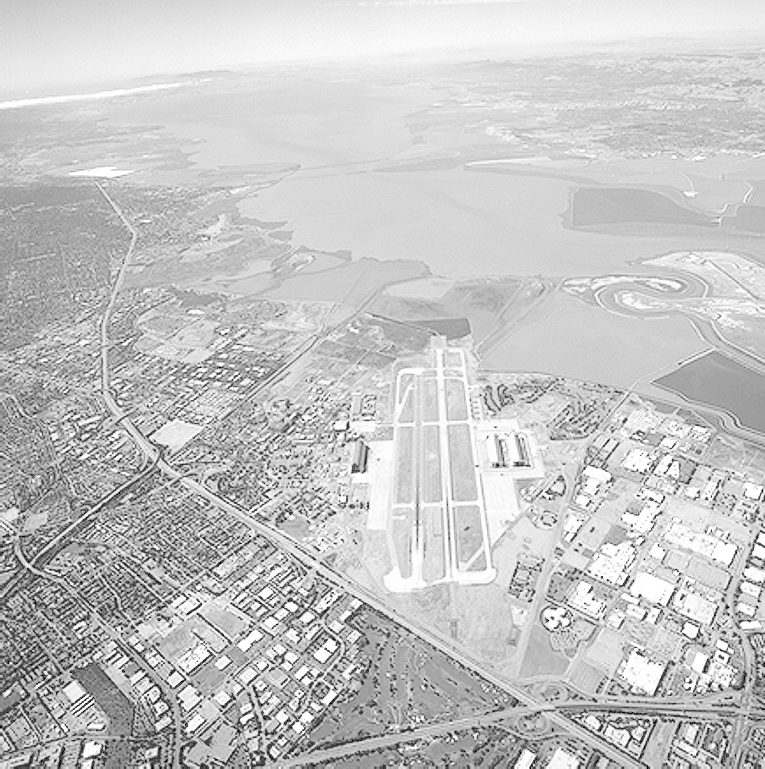
#> input picture Learning/Professional Courses/ImageProcessing/Tests/Test4/DIP实验4/light.tif, 765 x 769 px
$ python test4_gamma.py
#> lines starting #> are read from the running program, lines starting #| are printed output that depends on the picture
#> in produce_light, light is the input picture: shape (769, 765, 3); min 0, max 255, mean 197.1
import cv2 as cv
import numpy as np
from numpy import double
from skimage import exposure
import time

# def to_grey(img):
#     return cv.cvtColor(img, cv.COLOR_RGB2GRAY)
# def to_color(img):
#     return cv.cvtColor(img, cv.COLOR_GRAY2RGB)

# 第一部分：自己实现
# 方法一：建立查找表，替换
# 建立自己的查找表
def build_table(table, gamma):
#> called with table = array of shape (1, 256), gamma = 2
    for i in range(255):
        temp = double(i) / 255
        temp = pow(temp, gamma)
        table[0, i] = temp * 255
    return


def produce_img_gamma(gamma, img):
    chart = np.zeros((1, 256))  # 利用numpy一个256个元素的数组
    build_table(chart, gamma)  # 构造gamma查找表
    # img = to_grey(img)
    rows, cols, counts = img.shape
#> rows = 769; cols = 765; counts = 3
    for i in range(rows):
        for j in range(cols):
            for k in range(counts):
                img[i, j, k] = chart[0, img[i, j, k]]
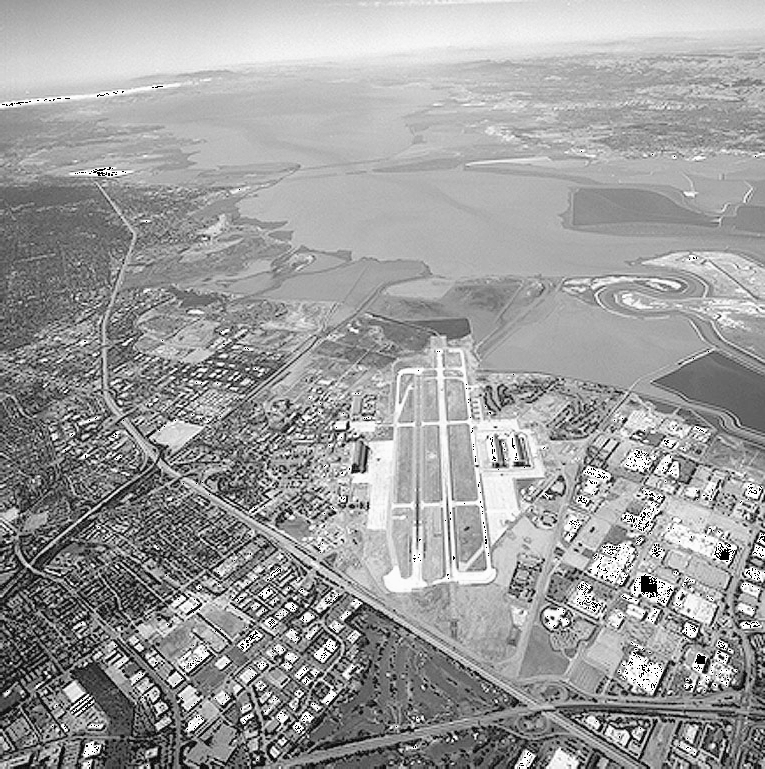
#> img: shape (769, 765, 3); min 0, max 253, mean 157.4
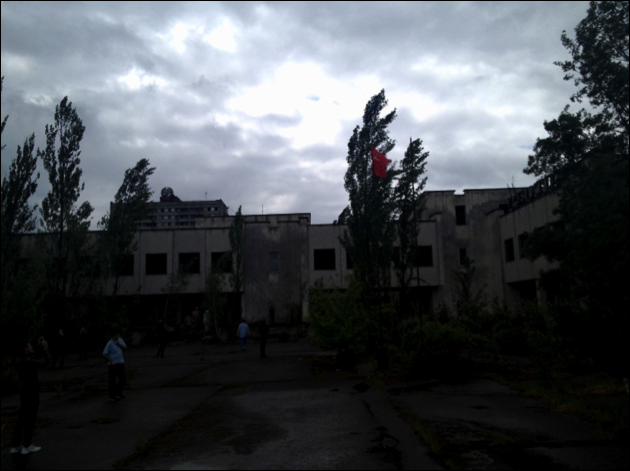
#> input picture Learning/Professional Courses/ImageProcessing/Tests/Test4/DIP实验4/dark.png, 630 x 471 px
    return img


def produce_light():
    light = cv.imread('light.tif')
    img = produce_img_gamma(2, light)
    # cv.namedWindow('gamma_table', cv.WINDOW_NORMAL)
    # cv.imshow('gamma_table', img)
    # cv.waitKey()
    cv.imwrite("gamma_table_light.jpg", img)


# 方法二：直接替换
def gamma_direct(gamma, img):
#> called with gamma = 0.5
    direct = img.copy()
    direct /= 255.
    direct = pow(direct, gamma)
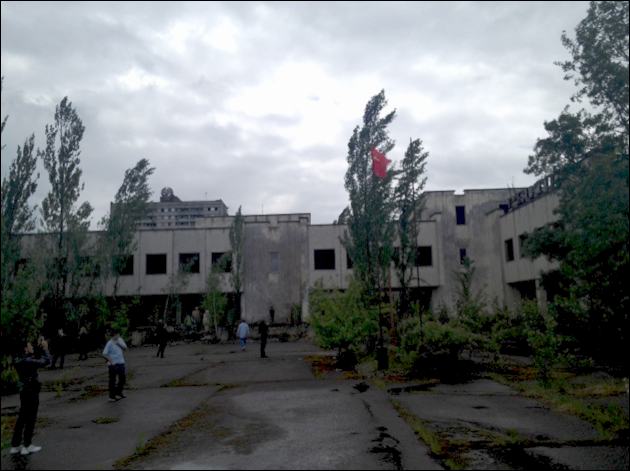
#> direct: shape (471, 630, 3) float64; mean B, G, R 0.441, 0.437, 0.419
    direct *= 255
    direct = direct.astype(np.uint8)
    return direct


def produce_dark():
    img = cv.imread("dark.png").astype(np.float64)
    result = gamma_direct(0.5, img)
    # cv.imshow("gamma_direct", result)
    # cv.waitKey(0)
    cv.imwrite("gamma_direct_dark.jpg", result)


def gamma_sk_light():
    img = cv.imread('light.tif')
    result = exposure.adjust_gamma(img, 2)
    # cv.imshow("gamma_sk", result)
    # cv.waitKey(0)
    cv.imwrite("gamma_sk_light.jpg", result)


def gamma_sk_dark():
    img = cv.imread('dark.png')
#> img is the input picture: shape (471, 630, 3); mean B, G, R 82.4, 77.7, 73.5
    result = exposure.adjust_gamma(img, 0.5)
#> result: shape (471, 630, 3)
    # cv.imshow("gamma_sk", result)
    # cv.waitKey(0)
    cv.imwrite("gamma_sk_dark.jpg", result)


def valid(func1, title):
    begin = time.time()
    func1()
    rest = time.time() - begin
    print(title + '花费的时间：' + str(rest))
    return


if __name__ == '__main__':
    valid(produce_light, '查找表light')
    valid(produce_dark, '直接dark')
    valid(gamma_sk_light, 'sk库light')
    valid(gamma_sk_dark, 'sk库dark')
